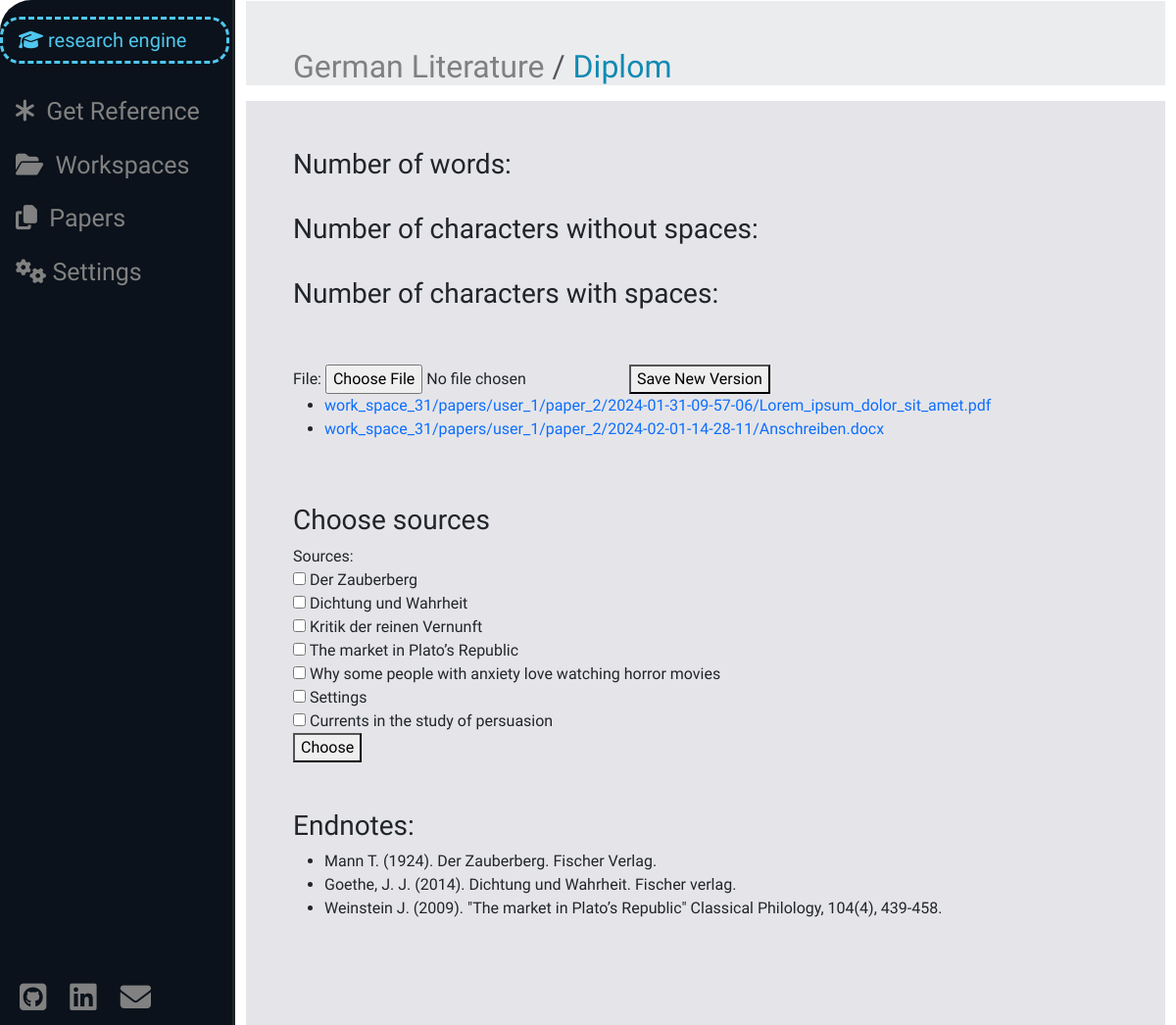
Page /paper_space/2 (signed in) on the committed database.
### paper_work/models.py (models this page shows, shortened)
class Paper(models.Model):
    work_space = models.ForeignKey(WorkSpace, on_delete=models.CASCADE, related_name="papers")
    user = models.ForeignKey(User, on_delete=models.CASCADE, related_name="papers")
    title = models.CharField(max_length=50, unique=True)
    sources = models.ManyToManyField(Source, related_name="papers")
    archived = models.BooleanField(default=False)
    def __str__(self):
        return self.title
    def get_last_file_id(self) -> int:
        try:
            return PaperFile.objects.filter(paper=self).order_by("-pk")[0].pk
        except IndexError:
            return None

### work_space/models.py (models this page shows, shortened)
class WorkSpace(models.Model):
    owner = models.ForeignKey(User, on_delete=models.CASCADE, related_name="work_spaces")
    members = models.ManyToManyField(User, related_name="guest_work_spaces")
    title = models.CharField(max_length=50)
    archived = models.BooleanField(default=False)
    def __str__(self):
        return self.title

### file_handling/models.py (models this page shows, shortened)
class PaperFile(models.Model):
    user = models.ForeignKey(User, on_delete=models.CASCADE)
    paper = models.ForeignKey("paper_work.Paper", on_delete=models.CASCADE, related_name="files")
    saving_time = models.DateTimeField(auto_now_add=True)
    file = models.FileField(upload_to=paper_saving_path)

### bookshelf/models.py (models this page shows)
class Reference(models.Model):
    source = models.OneToOneField(Source, on_delete=models.CASCADE, related_name="reference")
    endnote_apa = models.CharField(max_length=50)
    endnote_mla = models.CharField(max_length=50)

### paper_work/views.py (the view)
# urls.py: path("paper_space/<int:paper_id>", views.paper_space, name="paper_space"),
@login_required(redirect_field_name=None)
def paper_space(request, paper_id):
    paper = check_paper(paper_id, request.user)
    endnotes = [get_source_reference(source) for source in paper.sources.all()]
    paper_files = PaperFile.objects.filter(paper=paper).order_by("saving_time")
    links = [reverse("file_handling:display_paper_file", args=(file.pk,)) for file in paper_files]
    choose_sources_form = ChooseSourcesForm().set_initials(paper.work_space.sources.all())
    paper_data = {
        "paper": paper,
        "endnotes": endnotes,
        "paper_files": paper_files,
        "links": links,
        "choose_sources_form": choose_sources_form,
        "new_paper_file_form": UploadPaperFileForm(),
        "rename_form": RenamePaperForm().set_initial(paper.title),
        "work_spaces": get_user_work_spaces(request.user),
        "papers": get_user_papers(request.user),
        "last_file_id": paper.get_last_file_id()
    }
    return render(request, "paper_space.html", paper_data)

### paper_work/forms.py
class ChooseSourcesForm(forms.Form):
    sources = forms.ModelMultipleChoiceField(queryset=Source.objects.all(), required=False, widget=forms.CheckboxSelectMultiple)
    def set_initials(self, sources):
        self.fields["sources"].queryset = sources
        return self

### file_handling/forms.py
class UploadPaperFileForm(forms.Form):
    file = forms.FileField(widget=forms.FileInput(attrs={"accept": ACCEPTED_UPLOAD_FORMATS}))

### bookshelf/models.py (called while the page is built)
    def __str__(self):
        return self.title

### bookshelf/source_citation.py (called while the page is built)
def get_source_reference(source: Source) -> Reference | Http404:
    try:
        return Reference.objects.get(source=source)
    except ObjectDoesNotExist:
        raise Http404

### paper_work/forms.py (called while the page is built)
    def set_initial(self, paper_title: str):
        self.fields["title"].initial = paper_title
        return self

### user_management/helpers.py (called while the page is built)
def get_user_work_spaces(user: User, archived=False) -> list:
    return list(user.work_spaces.filter(archived=archived)) + list(user.guest_work_spaces.filter(archived=archived))

def get_user_papers(user: User, archived=False):
    return user.papers.filter(archived=archived)

### utils/verification.py (called while the page is built)
def check_work_space(space_id: int, user: User) -> WorkSpace | Http404 | PermissionDenied:
    try:
        space = WorkSpace.objects.get(pk=space_id)
    except ObjectDoesNotExist:
        raise Http404
    else:
        if space.owner != user and user not in space.members.all():
            raise PermissionDenied
    return space

def check_paper(paper_id: int, user: User) -> Paper | Http404:
    try:
        paper = Paper.objects.get(pk=paper_id)
    except ObjectDoesNotExist:
        raise Http404
    else:
        check_work_space(paper.work_space.pk, user)
    return paper

### templates/paper_space.html (shortened to what this page needs)
{% extends "layout.html" %}
{% load static %}
{% block header %}
    <nav aria-label="breadcrumb">
        <ol class="breadcrumb">
            <li class="breadcrumb-item"><a href="{% url 'work_space:space_view' paper.work_space.pk %}" class="color-grey">{{ paper.work_space }}</a></li>
            <li class="breadcrumb-item active light-blue" aria-current="page">
                <h2 class="one-liner light-blue">{{ paper }}&nbsp;</h2>
            </li>
        </ol>
    </nav>
{% endblock %}
{% block body %}
    <h3>Number of words: <div id="number_of_words"></div></h3>
    <br>
    <h3>Number of characters without spaces: <div id="characters_no_space"></div></h3>
    <br>
    <h3>Number of characters with spaces: <div id="characters_with_space"></div></h3>
    <br><br>
    <form enctype="multipart/form-data" action="{% url 'file_handling:upload_paper_file' paper.pk %}" method="post">
        {{ new_paper_file_form }}
        <button id="change_password_button" type="submit">Save New Version</button>
    </form>
    <ul>
        {% for file in paper_files %}
            <li>
                <a href="{% url 'file_handling:display_paper_file' file.pk %}">{{ file.file }}</a>
            </li>
        {% endfor %}
    </ul>
    <br><br>
    <h3>Choose sources</h3>
    <form action="{% url 'paper_work:select_sources' paper.pk %}" method="post">
        {{ choose_sources_form }}
        <button type="submit">Choose</button>
    </form>
    <br><br>
    <h3>Endnotes:</h3>
    <ul>
        {% for endnote in endnotes %}
            <li>{{ endnote.endnote_apa }}</li>
        {% endfor %}
    </ul><br><br>
{% endblock %}

### static/css/styles.css (style rules this page uses)
body { padding-top: 0; background-color: #0b121b; min-height: 100%; }
.one-liner { display: inline; }
a:link { text-decoration: none; }
.light-blue, #header-text, #form-header { color: #118ab2; }
.color-grey { color: grey; }

### rows in the picture
Paper: work_space "German Literature", title "Diplom"
PaperFile: file "work_space_31/papers/user_1/paper_2/2024-01-31-09-57-06/Lorem_ipsum_dolor_sit_amet.pdf"
PaperFile: file "work_space_31/papers/user_1/paper_2/2024-02-01-14-28-11/Anschreiben.docx"
Reference: endnote_apa "Mann T. (1924). Der Zauberberg. Fischer Verlag."
Reference: endnote_apa "Goethe, J. J. (2014). Dichtung und Wahrheit. Fischer verlag."
Reference: endnote_apa "Weinstein J. (2009). \"The market in Plato’s Republic\" Classical Philology, 104(4), 439-458."
